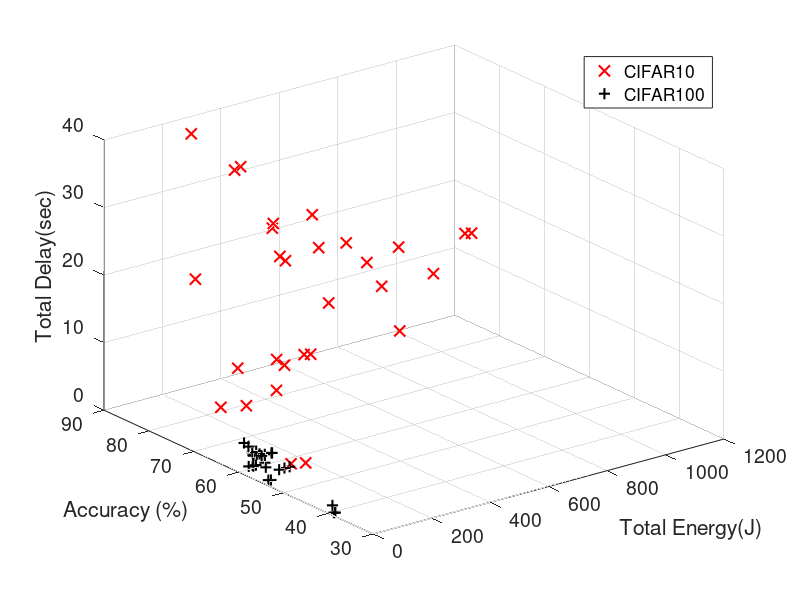
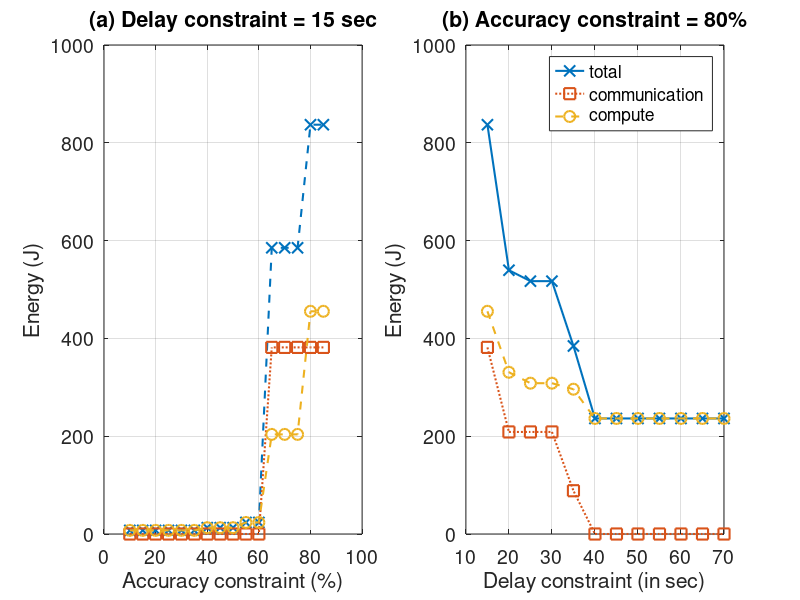

The MATLAB script that drew these images, in order:
close all
clear all
load("config.mat");

ops_layer=[22.62 6.711 10.145 19.201 13.523 29.084];%mops
feature_layer=[(27*27*256) (13*13*384) (13*13*384) (13*13*256)];
ac1=(85.95/79.19)*[51.94 71.91 79.19];
ac2=(60.32/79.19)*[51.94 71.91 79.19];
w1_2=[10 0.00178 0.00022];%communication delay_weight (1/bitrate) nanosec per bit
%w1 is delay
%w2 is accuracy
delay_constraint=10;
accuracy_constraint=80;
p=zeros(5,2);
for i=1:5 %layer_num
    if (i==1)%% layer 1 constraint
        w1(i,1)=(ops_layer(1,1)*10000000/11000000000)*6000;
        w1(i,2)=(ops_layer(1,1)*10000000/11000000000)*600;
        w2(i,1)=ac1(1,1);
        w2(i,2)=ac2(1,1);
        we_1(i)=max(w1(i,1)/delay_constraint,accuracy_constraint/w2(i,1));
        p(1,1)=1;
        p(1,2)=1;
    else
        val_d=ops_layer(1,i)*10000000/11000000000;
        val_es=(ops_layer(1,i)*10000000/153400000000) + (feature_layer(1,i-1)*8*w1_2(1,2)/1000000000);
        val_cs=(ops_layer(1,i)*10000000/312000000000) + (feature_layer(1,i-1)*8*w1_2(1,3)/1000000000);
        if(i==3)
        w2(i,1)=ac1(1,2);
        w2(i,2)=ac2(1,2);
        elseif(i==5)
            w2(i,1)=ac1(1,3);
            w2(i,2)=ac2(1,3);
        else
            w2(i,1)=ac1(1,i-1);
            w2(i,2)=ac2(1,i-1);
        end
        w1(i,1)=min([val_d,val_es,val_cs])*6000;
        w1(i,2)=min([val_d,val_es,val_cs])*600;
        we_1(i)=max((w1(i,1))/delay_constraint,accuracy_constraint/w2(i,1));        
        if(val_d<val_es && (we_1(i)>0.8 || p((i-1),2)>=i) && p((i-1),1)==1)
            p(i,1)=1;     
            if(i<4)
                p(:,2)=min(i,2);
            else
                p(:,2)=min(i,3);
            end
            w1(i,1)=val_d*6000;
            w1(i,2)=val_d*600;
        elseif(val_d>val_es && (we_1(i)>0.8 || p((i-1),2)>=i) && p((i-1),1)==1)
            p(i,1)=2;     
            if(i<4)
                p(:,2)=min(i,2);
            else
                p(:,2)=min(i,3);
            end
            w1(i,1)=val_es*6000;
            w1(i,2)=val_es*600;
        elseif(val_es>val_cs && (we_1(i)>0.8 || p((i-1),2)>=i) && p((i-1),1)>=1)
            p(i,1)=3;     
            if(i<4)
                p(:,2)=min(i,2);
            else
                p(:,2)=min(i,3);
            end
            w1(i,1)=val_cs*6000;
            w1(i,2)=val_cs*600;   
        end        
        we_1(i)=max((w1(i,1))/delay_constraint,accuracy_constraint/w2(i,1));        
    end
end
we_1
w1./delay_constraint
accuracy_constraint./w2
p

ee=[6 140 400];%W energy_weight device es cs
ee_ops=[8.2 38.7 44.8];
w1_1=[11 153.4 312];%TOPS device es cs capability delay_weight computation
w3=[30 37 12.6];%communication device es cs nJ/bit

compute_energy=zeros(1,size(config,3));
communication_energy=zeros(1,size(config,3));
compute_delay=zeros(1,size(config,3));
communication_delay=zeros(1,size(config,3));
accuracy1=zeros(1,size(config,3));
accuracy2=zeros(1,size(config,3));

for k=1:size(config,3)
    ct=config(:,:,k);
    for i=1:5
     if(ct(i,1)~=0)
        compute_energy(1,k)=compute_energy(1,k)+(ee(1,ct(i,1))*ops_layer(1,i)/(w1_1(1,ct(i,1))*1000));    
        compute_delay(1,k)=compute_delay(1,k)+(ops_layer(1,i)/(w1_1(1,ct(i,1))*1000));
        if(i>1 && ct(i,1)>ct(i-1,1))
        communication_energy(1,k)=communication_energy(1,k)+(feature_layer(1,i-1)*8*w3(1,ct(i,1))/1000000000)+(feature_layer(1,i-1)*8*w3(1,ct(i-1,1))/1000000000);
        communication_delay(1,k)=communication_delay(1,k)+(feature_layer(1,i-1)*8*w1_2(1,ct(i,1))/1000000000);
        end
     end
    end
    accuracy1(1,k)=ac1(1,ct(1,2));
   accuracy2(1,k)=ac2(1,ct(1,2)); 
end


compute_energy1=compute_energy.*6000;
compute_energy2=compute_energy.*600;
communication_energy1=communication_energy.*6000;
communication_energy2=communication_energy.*600;
tot_energy1=compute_energy1+communication_energy1;
tot_energy2=compute_energy2+communication_energy2;
tot_delay1=(compute_delay+communication_delay)*6000;
tot_delay2=(compute_delay+communication_delay)*600;
close all
%subplot(1,2,1)
figure
set(gca,'FontSize', 14);
plot3(tot_energy1,accuracy1,tot_delay1,'rx','MarkerSize',8,'LineWidth',1.5);
hold all
plot3(tot_energy2,accuracy2,tot_delay2,'k+','MarkerSize',8,'LineWidth',1.5);
set(gca,'FontSize', 14);
xlabel('Total Energy(J)');
ylabel('Accuracy (%)');
zlabel('Total Delay(sec)');
legend('CIFAR10','CIFAR100')
grid on
%subplot(1,2,2)
%plot(accuracy1)
%hold all
%plot(accuracy2)

acc_constraint=10:5:85;
delay_con=15;
data_source=zeros(1,size(acc_constraint,2));
best_config=zeros(1,size(acc_constraint,2));
best_energy=10000*ones(1,size(acc_constraint,2));
best_delay=zeros(1,size(acc_constraint,2));
best_communication_e=zeros(1,size(acc_constraint,2));
best_compute_e=zeros(1,size(acc_constraint,2));
for j=1:size(acc_constraint,2)
for i=1:size(config,3)
    if(accuracy1(1,i)>acc_constraint(1,j) && tot_energy1(1,i)<best_energy(1,j)&&config(1,1,i)==1 && tot_delay1(1,i)<delay_con)
        best_config(1,j)=i;
        best_energy(1,j)=tot_energy1(1,i);
        data_source(1,j)=1;
        best_delay(1,j)=tot_delay1(1,i);
        best_communication_e(1,j)=communication_energy1(1,i);
        best_compute_e(1,j)=compute_energy1(1,i);
    end
    if(accuracy2(1,i)>acc_constraint(1,j) && tot_energy2(1,i)<best_energy(1,j)&&config(1,1,i)==1&&tot_delay2(1,i)<delay_con)
        best_config(1,j)=i;
        best_energy(1,j)=tot_energy2(1,i);
        data_source(1,j)=2;
        best_delay(1,j)=tot_delay2(1,i);
        best_communication_e(1,j)=communication_energy2(1,i);
        best_compute_e(1,j)=compute_energy2(1,i);
    end
end
end



delay_constraint=15:5:70;
accuracy_constraint=80;
data_source_d=zeros(1,size(delay_constraint,2));
best_config_d=zeros(1,size(delay_constraint,2));
best_energy_d=10000*ones(1,size(delay_constraint,2));
best_delay=zeros(1,size(delay_constraint,2));
best_commun_enery_d=zeros(1,size(delay_constraint,2));
best_compute_energy_d=zeros(1,size(delay_constraint,2));
for j=1:size(delay_constraint,2)
    new_diff=50;
for i=1:size(config,3)
    if(tot_delay1(1,i)<delay_constraint(1,j) && (-tot_delay1(1,i)+delay_constraint(1,j))<=new_diff && tot_energy1(1,i)<best_energy_d(1,j) && accuracy1(1,i)>accuracy_constraint&&config(1,1,i)==1)
        best_config_d(1,j)=i;
        best_energy_d(1,j)=tot_energy1(1,i);
        data_source_d(1,j)=1;
        best_delay(1,j)=tot_delay1(1,i);
        best_commun_enery_d(1,j)=communication_energy1(1,i);
        best_compute_energy_d(1,j)=compute_energy1(1,i);
        new_diff=(delay_constraint(1,j)-tot_delay1(1,i));
    end
    if(tot_delay2(1,i)<delay_constraint(1,j) && abs(-tot_delay2(1,i)+delay_constraint(1,j))<=new_diff && tot_energy2(1,i)<best_energy_d(1,j) && accuracy2(1,i)>accuracy_constraint&&config(1,1,i)==1)
        best_config_d(1,j)=i;
        best_energy_d(1,j)=tot_energy2(1,i);
        data_source_d(1,j)=2;
        best_delay(1,j)=tot_delay2(1,i);
        best_commun_enery_d(1,j)=communication_energy2(1,i);
        best_compute_energy_d(1,j)=compute_energy2(1,i);
        new_diff=(delay_constraint(1,j)-tot_delay2(1,i));
    end
end
end
%close all
figure
set(gca,'FontSize', 14);
subplot(1,2,1)
set(gca,'FontSize', 14);
plot(acc_constraint,best_energy,'x--','MarkerSize',8,'LineWidth',1.5);
hold all
plot(acc_constraint,best_communication_e,'s:','MarkerSize',8,'LineWidth',1.5);
plot(acc_constraint,best_compute_e,'o--','MarkerSize',8,'LineWidth',1.5);
xlabel('Accuracy constraint (%)');
ylabel('Energy (J)');
title('(a) Delay constraint = 15 sec');
set(gca,'FontSize', 14);
grid on
subplot(1,2,2)
set(gca,'FontSize', 14);
plot(delay_constraint,best_energy_d,'x-','MarkerSize',8,'LineWidth',1.5);
hold all
plot(delay_constraint,best_commun_enery_d,'s:','MarkerSize',8,'LineWidth',1.5);
plot(delay_constraint,best_compute_energy_d,'o--','MarkerSize',8,'LineWidth',1.5);
legend('total','communication','compute')
xlabel('Delay constraint (in sec)');
ylabel('Energy (J)');
title('(b) Accuracy constraint = 80%');
grid on
set(gca,'FontSize', 14);